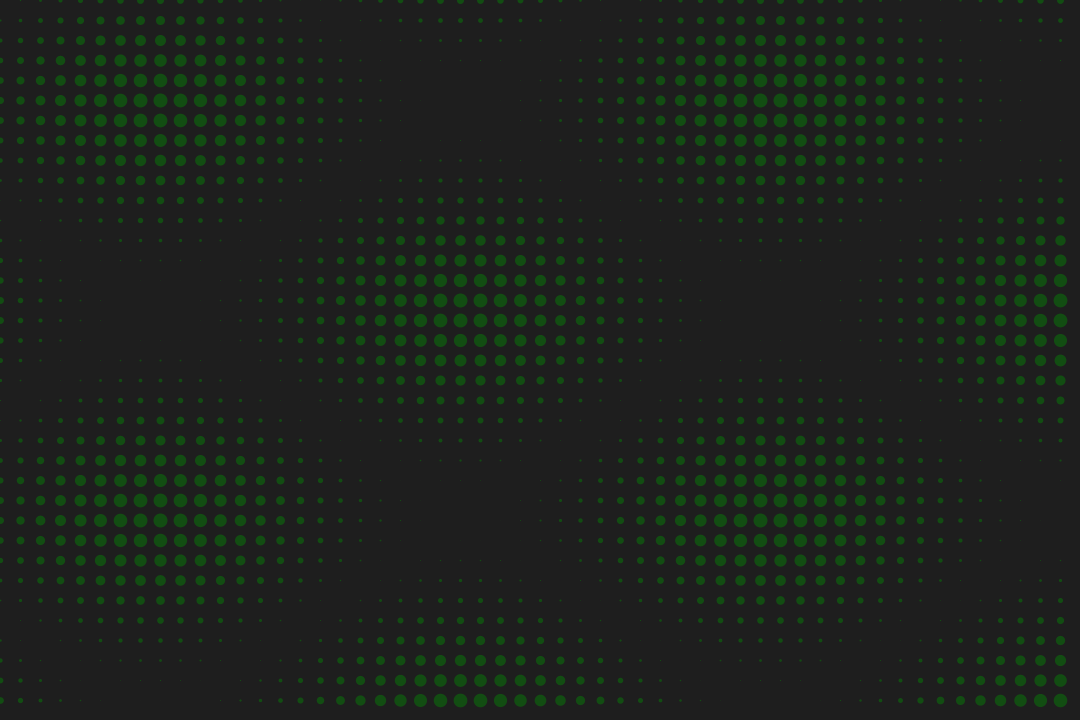
Frame 1 (no input)
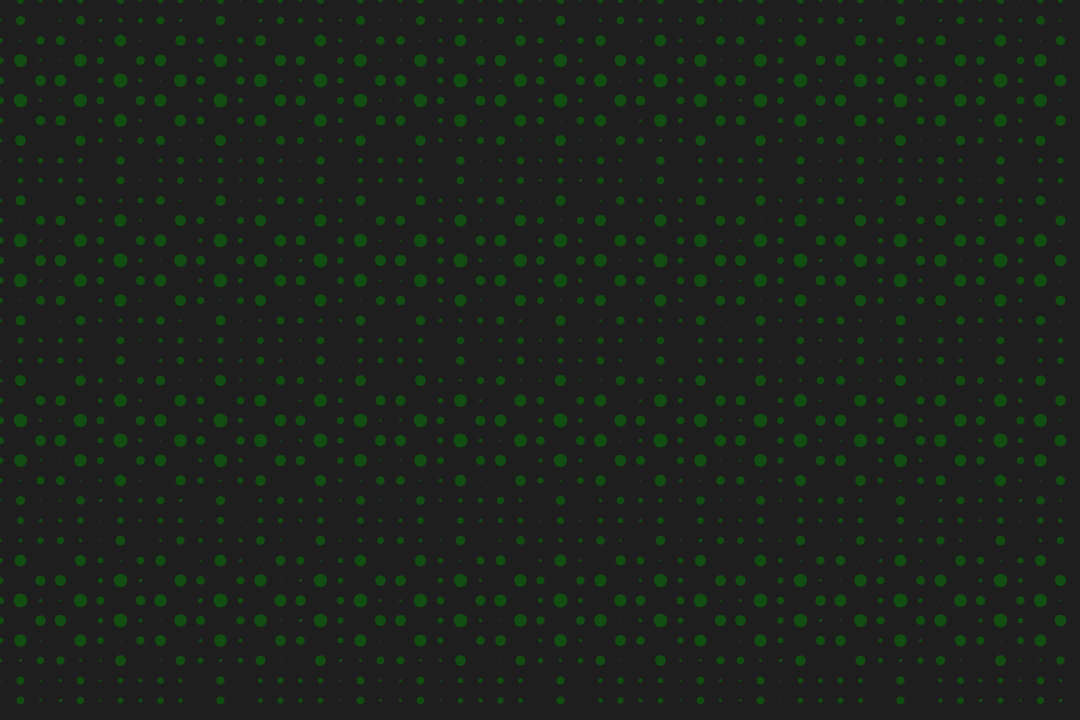
Frame 60 (the mouse pressed at the canvas centre just before this capture)
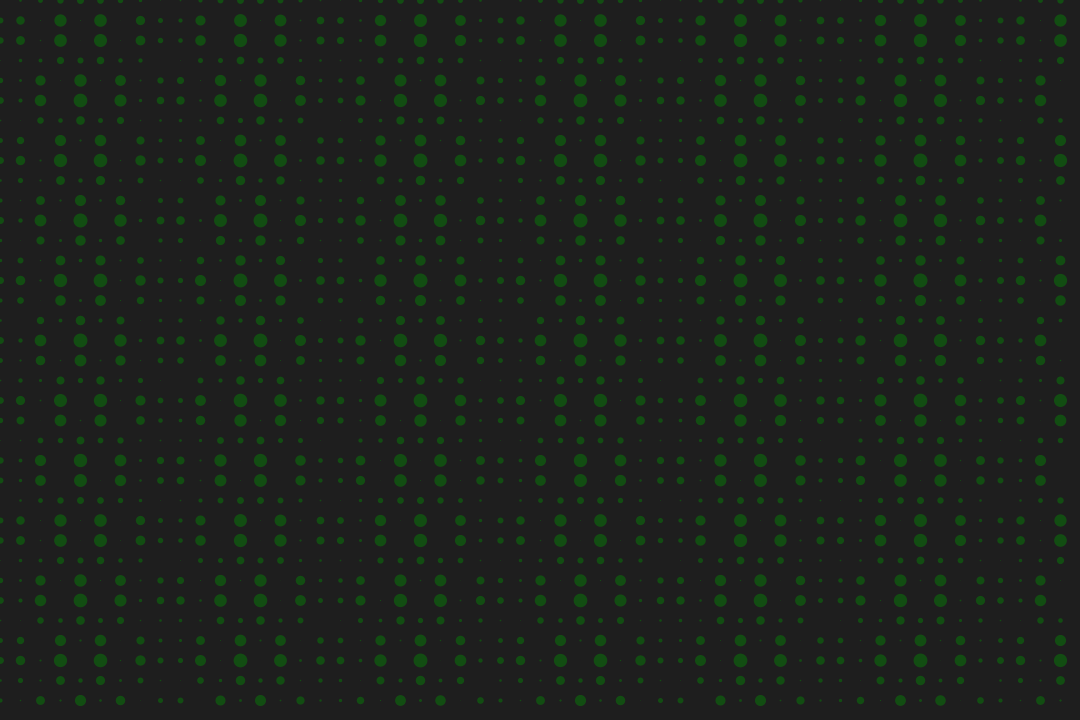
Frame 120 (the mouse held since frame 60 and released just before this capture)

The Processing sketch that drew these frames (run headless with seeded random() and noise(); from frame 60 on, the mouse is pressed at the canvas centre):

// Processing sketch: processing_109970
// ── processing_109970.pde

int space = 20;
int xSin = 7;
int ySin = 7;
long xWidth = 10;
long yWidth = 10;
int xyWidthCombine = 2;

 void setup() {
 size(1080, 720);

 }
 
  void draw() {
// the spacing between points

background(30, 30, 30);
smooth();

 xyWidthCombine++;
  
 if (xyWidthCombine > 2) {
   xyWidthCombine = 1;
 }
 println("X:" + xyWidthCombine);
 xWidth+=xyWidthCombine;
 yWidth+=xyWidthCombine;
 

  if (xWidth > 1000000) {
   xWidth = 0;
 }
  if (yWidth > 1000000) {
   yWidth = 0;
 }
 
// a grid of points
for (float x = 0; x<width; x+=space) {
  for (float y = 0; y<height; y+=space) {
    // calculate the size of the point based on the sum of the sin of x and y coordinates
    // note: must take absolute value b/c value could otherwise be negative
    strokeWeight(abs(xSin*sin(xWidth*x/width)+(ySin*sin(yWidth*y/height))));
    stroke(0, 150, 0, 100);
    point(x, y);
  }
}
 }

 
